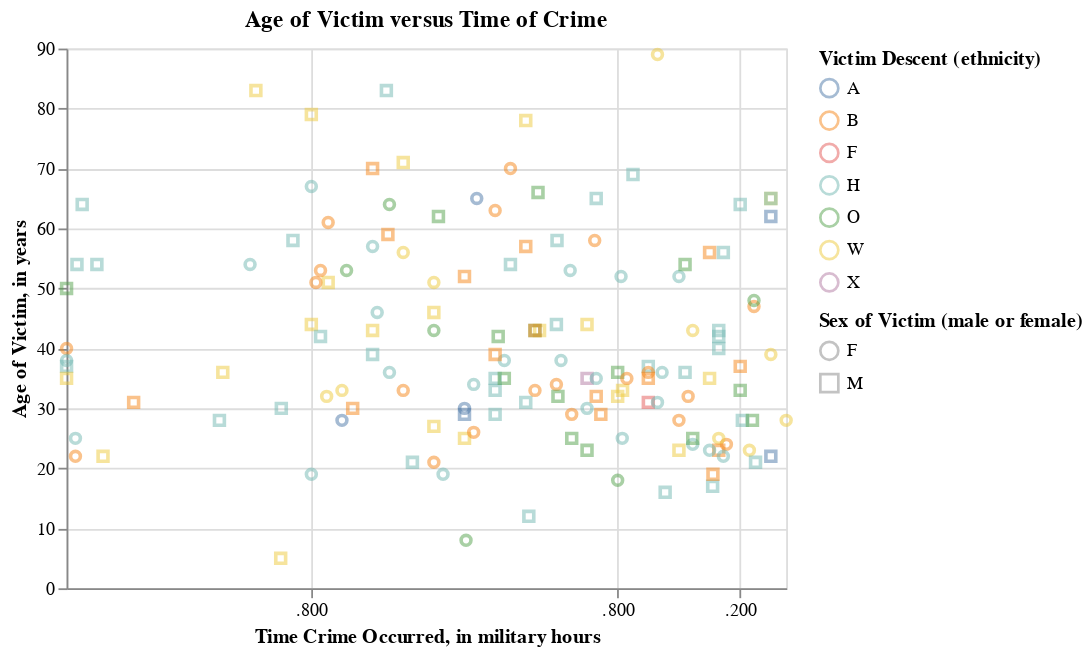

The cell this chart's notebook holds for it:
### Code cell
#creating a sample plot 
import altair as alt

sample_for_plotting = crime_data.sample(150)

time_vs_age = alt.Chart(sample_for_plotting, title= "Age of Victim versus Time of Crime").mark_point(opacity=0.5).encode(
    x=alt.X("TIME_OCC:T", title="Time Crime Occurred, in military hours"),
    y=alt.Y("Vict_Age", title="Age of Victim, in years"),
    shape=alt.Shape("Vict_Sex", title="Sex of Victim (male or female)"),
    color=alt.Color("Vict_Descent", title="Victim Descent (ethnicity)")
)
time_vs_age
#this can be retrofitted into predicting types of crime (ex. most common forms of crime) later on in our official analysis

### Figure 1 — Vega-Lite specification as saved in the notebook (floating-point values rounded to 4 significant figures; data arrays with more than 128 entries replaced by an {"elided": "..."} marker saying what was removed)
{"config": {"view": {"continuousWidth": 400, "continuousHeight": 300}}, "data": {"name": "data-7b07a8e7d23c2e1519bbf5586a764a23"}, "mark": {"type": "point", "opacity": 0.5}, "encoding": {"color": {"field": "Vict_Descent", "title": "Victim Descent (ethnicity)", "type": "nominal"}, "shape": {"field": "Vict_Sex", "title": "Sex of Victim (male or female)", "type": "nominal"}, "x": {"field": "TIME_OCC", "title": "Time Crime Occurred, in military hours", "type": "temporal"}, "y": {"field": "Vict_Age", "title": "Age of Victim, in years", "type": "quantitative"}}, "title": "Age of Victim versus Time of Crime", "$schema": "https://vega.github.io/schema/vega-lite/v4.17.0.json", "datasets": {"data-7b07a8e7d23c2e1519bbf5586a764a23": {"elided": "150 records"}}}
